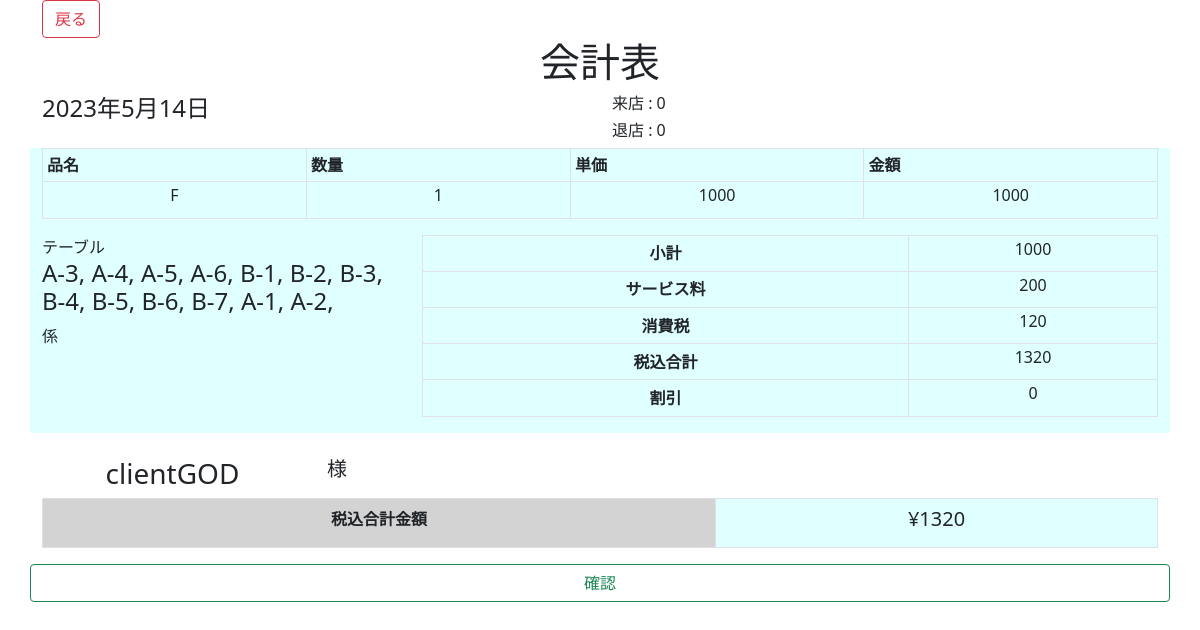
Screenshot of /compSheet/1 with the database file from the repository.
### attendance/models.py (models this page shows, shortened)
class CheckSheet(models.Model):
    total_fee = models.IntegerField(default=0)
    discount = models.IntegerField(default=0)
    how_cash = models.CharField(max_length=20, null=True)
    asign = models.BooleanField(default=False)
    client_name = models.CharField(max_length=20, null=True)
    client_num = models.IntegerField(default=0)
    start_time = models.DateTimeField(verbose_name="来店時間")
    end_time = models.DateTimeField(verbose_name="退店時間")
    start_overtime = models.CharField(max_length=20, null=True)
    end_overtime = models.CharField(max_length=20, null=True)
    staff = models.ManyToManyField("Account")
    memo_str = models.CharField(max_length=100, null=True)
    def __str__(self):
        return self.client_name

class Item(models.Model):
    item_name = models.CharField(max_length=20, null=True)
    item_num = models.IntegerField()
    item_cost = models.IntegerField()
    checkSheet = models.ForeignKey(CheckSheet, on_delete=models.CASCADE)
    Menu = models.ForeignKey(ItemMenu, on_delete=models.CASCADE)

class Seat(models.Model):
    Seat_ID = models.CharField(max_length=10, null=True)
    CheckSheet = models.ForeignKey(CheckSheet, on_delete=models.CASCADE)
    pos_x = models.IntegerField(default=0)
    pos_y = models.IntegerField(default=0)
    is_use = models.BooleanField(default=False)
    def __str__(self):
        return self.Seat_ID

### attendance/views.py (the view, shortened to what this page needs)
# urls.py: path("compSheet/<int:pk>", views.CompCheckSheet.as_view(), name="CompSheet"),
class CompCheckSheet(TemplateView):
    def get(self, request, pk):
        context = {
            "CheckSheet": get_object_or_404(CheckSheet, pk=pk),
            }
        return render(request,"attendance/comp_checksheet.html", context)

### templates/attendance/comp_checksheet.html (shortened to what this page needs)
{% extends "attendance/DB5_base.html" %}
{% block body %}
<div class="container">
    <form action="{% url 'CompSheet' pk=CheckSheet.pk %}" method="post">
        <input type="submit" class="btn btn-outline-danger" name="cancel" value="戻る">
        <header>
            <h1 class="text-center">会計表</h1>
        </header>
        <div class="row">
            <div class="col">
                <h4>{{CheckSheet.start_time|date:"Y年n月j日"}}</h4>
            </div>
            <div class="col">
                <div class="col">
                    <h6>来店 : {{CheckSheet.start_overtime}}</h6>
                </div>
                <div class="col">
                    <h6>退店 : {{CheckSheet.end_overtime}}</h2>
                </div>
            </div>
        <div style="background-color: lightcyan; height: auto;">
            <div>
                <table class="table table-bordered table-sm">
                    <thead>
                    <tr>
                        <th scope="col">品名</th>
                        <th scope="col">数量</th>
                        <th scope="col">単価</th>
                        <th scope="col">金額</th>
                    </tr>
                    </thead>
                    <tbody id="order" style="vertical-align: middle">
                        {% for item in CheckSheet.item_set.all %}
                            <tr id="item_field" style="text-align: center;">
                                <td>
                                    <h6>{{item.item_name}}</h6>
                                </td>
                                <td >
                                    <h6 class="item_num">{{item.item_num}}</h6>
                                </td>
                                <td>
                                    <h6 class="item_cost">{{item.item_cost}}</h6>
                                </td>
                                <td>
                                    <h6 class="item_total">0</h6>
                                </td>
                            </tr>
                        {% endfor %}
                    </tbody>
                </table>
            </div>
            <div>
                <div class="row">
                    <div class="col-4">
                        <div>
                            <label for="table-id">テーブル</label>
                            <h4 id="table-id">
                            {% for seat in CheckSheet.seat_set.all %}
                                {{seat}},
                            {% endfor %}
                            </h4>
                            <label for="dropdownMenuButton1">係</label>
                            <div class="col-auto">
                                <div class="row" name="staffs">
                                </div>
                            </div>
                        </div>
                    </div>
                    <div class="col-8">
                        <table class="table table-bordered table-sm align-middle">
                            <tbody style="text-align: center;">
                                <tr>
                                    <th>小計</th>
                                    <td >
                                        <h6 id="total-s">0</h6>
                                    </td>
                                </tr>
                                <tr>
                                    <th>サービス料</th>
                                    <td>
                                        <h6 id="total-20">0</h6>
                                    </td>
                                </tr>
                                <tr>
                                    <th>消費税</th>
                                    <td>
                                        <h6 id="total-10">0</h6>
                                    </td>
                                </tr>
                                <tr>
                                    <th>税込合計</th>
                                    <td>
                                        <h6 id="total-all">0</h6>
                                    </td>
                                </tr>
                                <tr>
                                    <th>割引</th>
                                    <td>
                                        <h6 id="discount">{{CheckSheet.discount}}</h6>
                                    </td>
                                </tr>
                            </tbody>
                        </table>
                    </div>
                </div>
            </div>
        </div>
        <div>
            <br>
            <div class="row">
                <div class="col-3" style="text-align: center">
                    <h3>{{CheckSheet}}</h3>
                </div>
                <div class="col-2">
                    <h5>様</h5>
                </div>
            </div>
            <table class="table table-bordered">
                <tbody style="text-align: center">
                    <tr>
                        <th style="background-color: lightgrey;">税込合計金額</th>
                        <td style="background-color: lightcyan;">
                            <h5 id="total-f">¥0</h5>
                        </td>
                    </tr>
                </tbody>
            </table>
        </div>
        <input type="submit" class="btn btn-outline-success" value="確認">
    </form>
</div>
{% endblock body %}

### templates/attendance/DB5_base.html (shortened to what this page needs)
{% load static %}
<!DOCTYPE html>
<html lang="ja">
  <head>
    <link href="{% static 'attendance/MDB5s/css/bootstrap.min.css' %}" rel="stylesheet">
</head>
  <body>
    {% block body %}
    {% endblock %}
    </body>
</html>

### rows the page displays
CheckSheet: start_time "2023年5月14日", start_overtime "0", end_overtime "0", discount "0", client_name "clientGOD"
Item: item_name "F", item_num "1", item_cost "1000"
Seat: Seat_ID "A-3"
Seat: Seat_ID "A-4"
Seat: Seat_ID "A-5"
Seat: Seat_ID "A-6"
Seat: Seat_ID "B-1"
Seat: Seat_ID "B-2"
Seat: Seat_ID "B-3"
Seat: Seat_ID "B-4"
Seat: Seat_ID "B-5"
Seat: Seat_ID "B-6"
Seat: Seat_ID "B-7"
Seat: Seat_ID "A-1"
Seat: Seat_ID "A-2"
